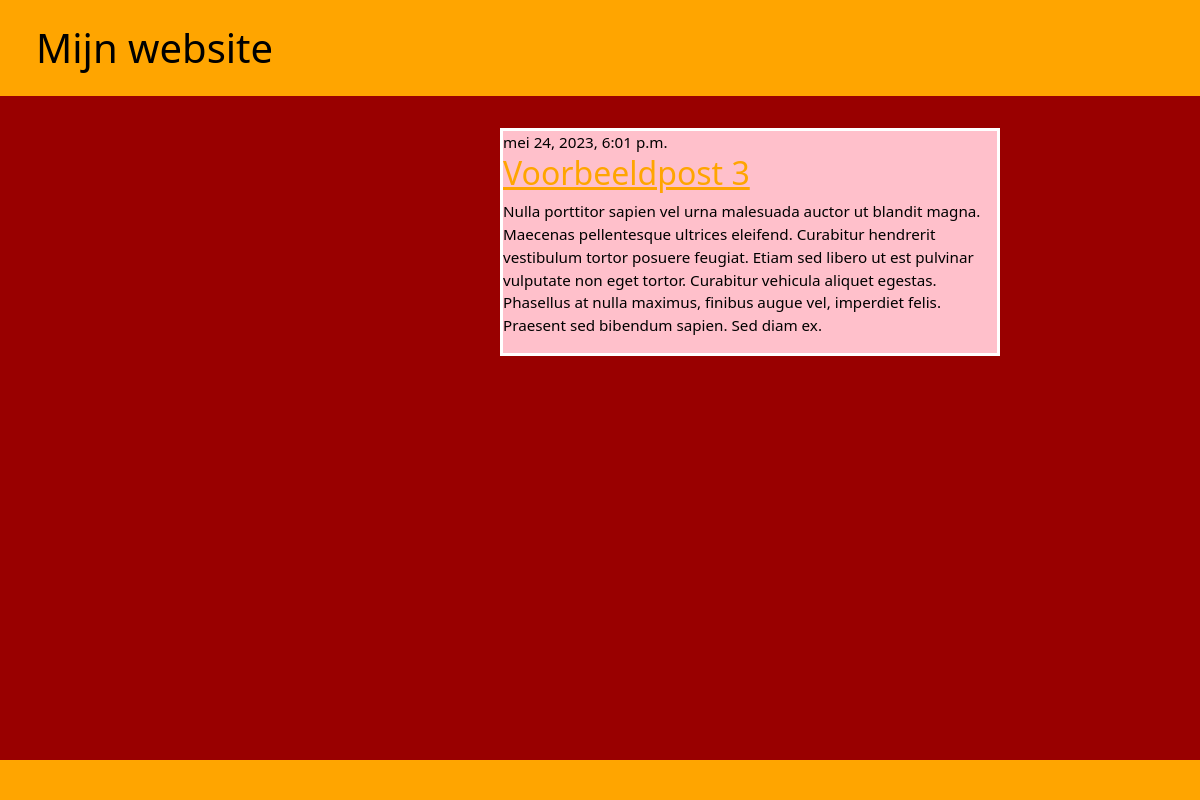
The page / on the database its author committed.
### blog/models.py (models this page shows, shortened)
class Post(models.Model):
    author = models.ForeignKey(settings.AUTH_USER_MODEL, on_delete=models.CASCADE)
    title = models.CharField(max_length=200)
    text = models.TextField()
    created_date = models.DateTimeField(default=timezone.now)
    published_date = models.DateTimeField(blank=True, null=True)

### blog/views.py (the view)
# urls.py: path('', views.post_list, name='post_list'),
def post_list(request):
    posts = Post.objects.filter(published_date__lte=timezone.now()).order_by('published_date')
    return render(request, 'blog/post_list.html', {'posts': posts})

### blog/templates/blog/post_list.html (shortened to what this page needs)
{% load static %}
<!DOCTYPE html>
<html lang="en">
    <head>
        <link href="https://cdn.jsdelivr.net/npm/bootstrap@5.1.3/dist/css/bootstrap.min.css" rel="stylesheet">
        <link href="{% static 'css/stijl.css' %}" rel="stylesheet">
    </head>
    <body>
            <header>
                <h1>Mijn website</h1>
            </header>
            <section>
                <div class="row">
                    <div class="col col-5">&nbsp;</div>
                    <div class="col col-5">
                        <div class="blogposts">
                            {% block content %}
                            {% for post in posts %}
                            <article class="post">
                                <time class="date">
                                    {{ post.published_date }}
                                </time>
                                <h2><a href="">{{ post.title }}</a> </h2>
                                <p>{{ post.text|linebreaksbr }}</p>
                            </article>
                            {% endfor %}
                            {% endblock %}
                        </div>
                    </div>
                    <div class="col col-2">&nbsp;</div>
                </div>
            </section>
            <footer></footer>
    </body>
</html>

### blog/static/css/stijl.css (style rules this page uses)
body { color: black; }
.row { --bs-gutter-x: 0rem; }
header { background-color: orange; color: black; height: 12vh; padding: 3vh 3vw; min-height: 70px; }
header h1 { color: black; }
footer { background-color: orange; height: 5vh; }
section { height: 83vh; background-color: #990000; padding: 2em 0em; }
.blogposts { width: 41,6%; background-color: pink; margin-left: 41,6%; }
h2 a { color: orange; }
article { width: 100%; margin-bottom: 40px; border: 3px solid white; font-size: 0.95em; }

### rows shown on the page
Post: published_date "mei 24, 2023, 6:01 p.m.", title "Voorbeeldpost 3", text "Nulla porttitor sapien vel urna malesuada auctor ut blandit magna. Maecenas pellentesque ultrices eleifend. Curabitur hendrerit vestibulum tortor posuere feugiat. Etiam sed libero ut est pulvinar vulputate non eget tortor. Curabitur vehicula aliquet egestas. Phasellus at nulla maximus, finibus augue vel, imperdiet felis. Praesent sed bibendum sapien. Sed diam ex."
